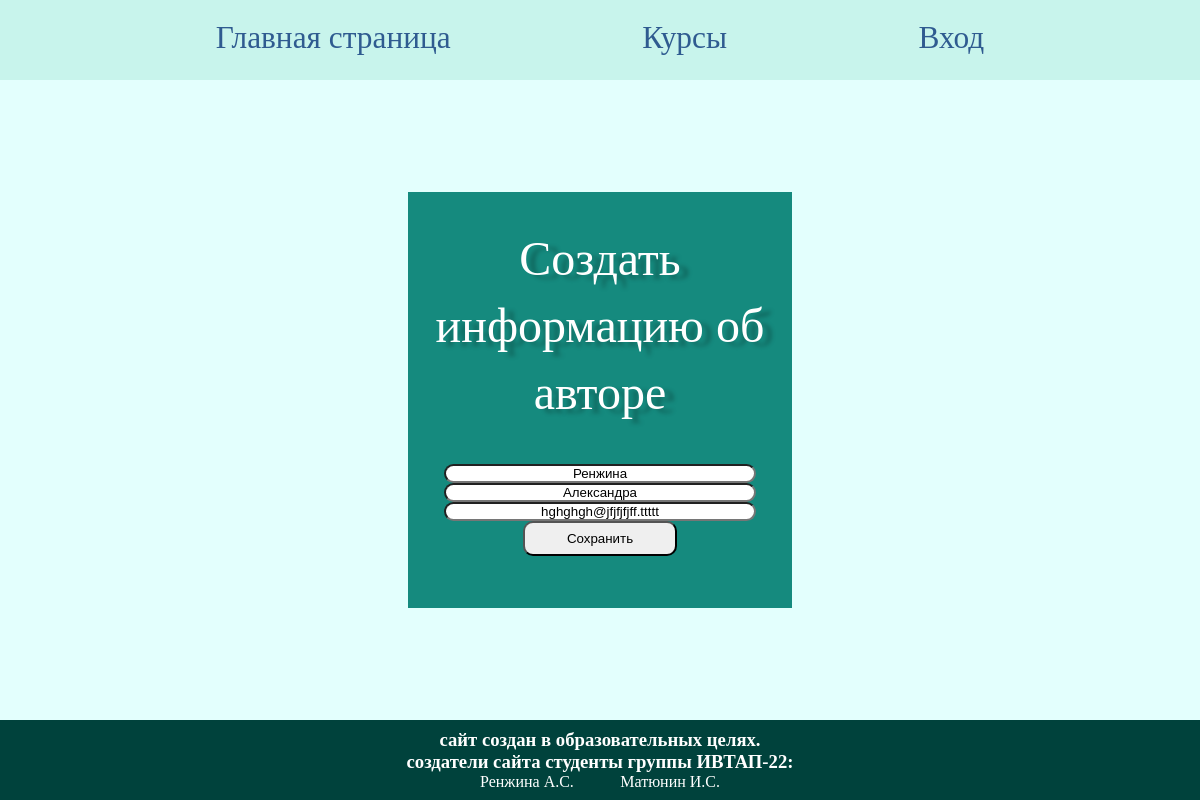
Screenshot of /update_author/1 with the database file from the repository.
### bd/models.py (models this page shows, shortened)
class Authors(models.Model):
    id_user = models.OneToOneField(User, on_delete=models.CASCADE)
    surname = models.CharField('Фамилия', max_length=30)
    name = models.CharField('Имя', max_length=30)
    email = models.EmailField('email')
    class Meta:
        verbose_name = 'Автор'
        verbose_name_plural = 'Авторы'

### bd/views.py (the view, shortened to what this page needs)
# urls.py: path('update_author/<int:pk>', views.redact_author.as_view(), name='update_author'),
class redact_author(UpdateView):
    model = Authors
    template_name = 'bd/addTables/create_author.html'
    form_class = AuthorsForm

### bd/forms.py
class AuthorsForm(ModelForm):
    class Meta:
        model = Authors
        fields = ['id_user', 'surname', 'name', 'email']
        widgets = {
            "id_user": TextInput(attrs={'type': 'hidden'})
        }

### bd/templates/bd/addTables/create_author.html (shortened to what this page needs)
{% extends 'bd/layout.html' %}
{% load static %}
{% block links %}
<link rel="stylesheet" href="{% static 'bd/css/login.css' %}">
{% endblock %}
{% block content %}
    <div class="features">
        <h1>Создать информацию об авторе</h1>
        <form method="post">
                {{ form.surname }}
                {{ form.name }}
                {{ form.email }}
            <button type="submit">Сохранить</button>
        </form>
    </div>
{% endblock %}

### bd/static/bd/css/main.css (style rules this page uses)
* { margin: 0; padding: 0; }
html { height: 100%; }
body { width: 100%; height: 100%; background: #E3FFFD; display: flex; flex-direction: column; align-items: center; }

### bd/static/bd/css/login.css (style rules this page uses)
main .features { background: #158a7e; display: flex; flex-direction: column; width: 40%; height: 50%; justify-content: center; align-items: center; padding: 5% 0 5% 0; }
main .features h1 { font-family: 'Century'; font-style: normal; font-weight: 400; line-height: 67px; font-size: 300%; text-align: center; color: white; text-shadow: 9px 4px 4px rgba(0, 0, 0, 0.25); margin-bottom: 5%; }
main .features form { display: flex; flex-direction: column; width: 100%; height: 100%; justify-content: space-between; align-items: center; padding: 5%; }
main .features form input { width: 80%; height: 20%; text-align: center; border-radius: 10px; }
main .features form button { width: 40%; padding: 2%; border-radius: 10px; }

### rows the page displays
Authors: surname "Ренжина", name "Александра", email "hghghgh@jfjfjfjff.ttttt"
